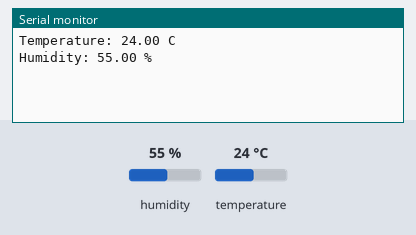
Simulated run of this sketch. Board: Arduino Uno, built with avr-gcc and run on an emulated ATmega328P. Parts: the last lines printed to the serial monitor. Inputs (shaded band) come from the test bench; at power-on: humidity 55 %, temperature 24 °C.

Above: at 1.3 s.
1.4 s: humidity set to 22 %
3.4 s: temperature set to 12 °C
At 5.1 s:
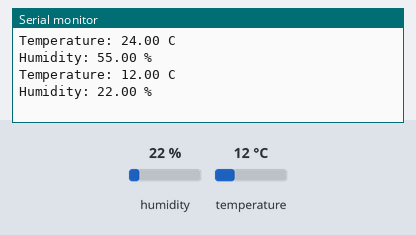
5.4 s: humidity set to 40 %
At 8.0 s:
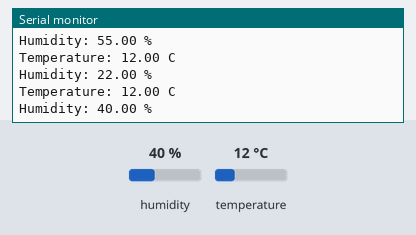
Timing chart, 0 to 9.5 s (numbered marks = the images above; inputs shaded):
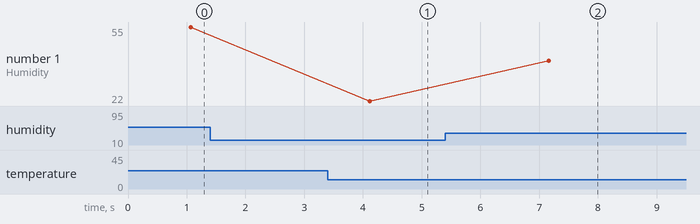

Measured:
- after the input at 3.4 s, the serial monitor: prints a new line after 0.69 s (image 1)
- after the input at 5.4 s, the serial monitor: prints a new line after 1.8 s (image 2)
- plotted number 1: 22 → 40 after the input at 5.4 s

The sketch:

DHT-11_Sensor_with_Arduino_UNO.ino
```cpp
// DHT-11 Sensor with Arduino UNO:

#include <DHT11.h>

DHT11 dht11(2);

void setup() {
  Serial.begin(9600);
}

void loop() {
  float humidity = dht11.readHumidity();
  float temperature = dht11.readTemperature();

  if (temperature != -1 && humidity != -1) {
    Serial.print("Temperature: ");
    Serial.print(temperature);
    Serial.println(" C");

    Serial.print("Humidity: ");
    Serial.print(humidity);
    Serial.println(" %");
  } else {
    Serial.println("Error reading data");
  }

  delay(2000);
}
```
